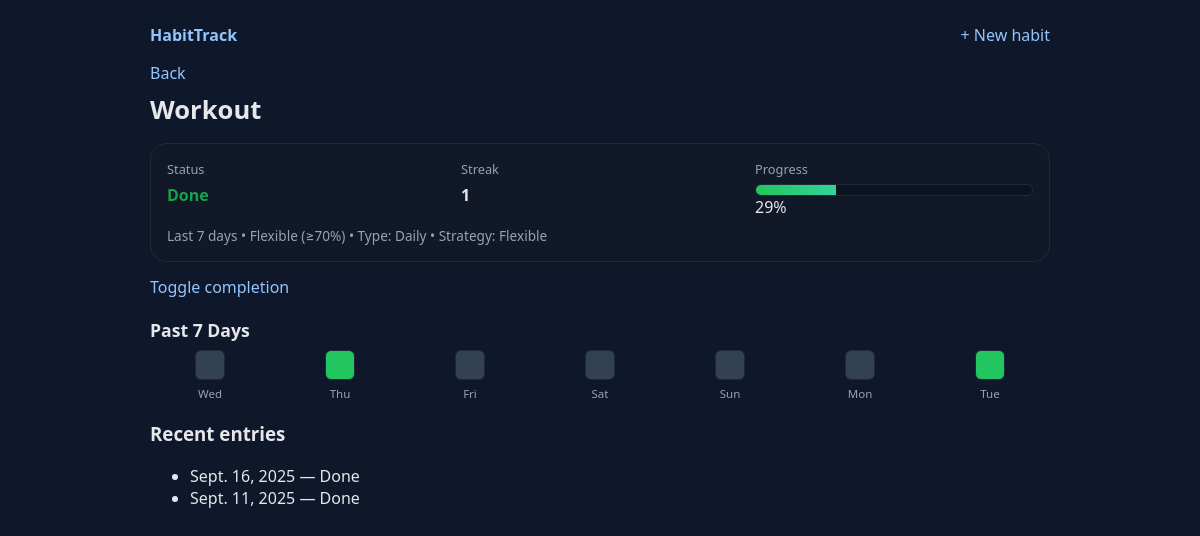
Page /habit/1/ on the committed database.
### habits/models.py (models this page shows, shortened)
class Habit(models.Model):
    name = models.CharField(max_length=100)
    habit_type = models.CharField(max_length=10, choices=[("daily", "Daily"), ("weekly", "Weekly")])
    strategy = models.CharField(max_length = 10, choices=[("strict", "Strict"), ("flexible", "Flexible")] )
    def anchor_for(self, d: date) -> date:
        return period_anchor_for(self.habit_type, d)

class Completion(models.Model):
    habit = models.ForeignKey(Habit, on_delete=models.CASCADE, related_name="completions")
    date = models.DateField()          # daily: actual day; weekly: anchor day (Monday)
    done = models.BooleanField(default=False)
    class Meta:
        unique_together = ("habit", "date")   # one row per habit per period
        ordering = ["-date"]

### habits/views.py (the view)
# urls.py: path("habit/<int:pk>/", views.habit_detail, name="habit_detail"),
def habit_detail(request, pk: int):
    habit = get_object_or_404(Habit, pk=pk)
    today = date.today()
    anchor = _current_anchor(habit, today)
    completion = Completion.objects.filter(habit=habit, date=anchor).first()
    history = Completion.objects.filter(habit=habit).order_by("-date")[:14]
    progress = _progress(habit, today)
    status = "Done" if (completion and completion.done) else "Pending"
    progress_pct = progress["percent"]      # 0..100 (already rounded)
    on_track = progress["on_track"]         # True/False for strategy pass
    marks_asc = list(reversed(progress["marks"]))  # you stored newest->oldest; flip it
    cells = []
    if habit.habit_type == "daily":
        for d, done in marks_asc:
            cells.append({"label": d.strftime("%a"), "done": done})
    else:
        for d, done in marks_asc:
            cells.append({"label": f"Wk {d.isocalendar().week}", "done": done})
    context = {
        "habit": habit,
        "anchor": anchor,
        "completion": completion,
        "streak": _streak(habit),
        "history": history,
        "today": today,
        "progress": progress,
        "status": status,
        "progress_pct": progress_pct,
        "on_track": on_track,
        "window_label": progress["window_label"],  # Last 7 days / Last 4 weeks
        "rule_label": progress["rule_label"],      # Strict (all required)/ Flexible ≥70%
        "cells": cells,                             # [{label, done}] oldest -> newest
        "is_daily": habit.habit_type == "daily",
    }
    return render(request, "habits/detail.html", context)

### habits/utils.py (called while the page is built)
def period_anchor_for(habit_type: str, d: date) -> date:
    return start_of_week(d) if habit_type == "weekly" else d

def consecutive_anchors(anchor_list_desc: list[date]) -> int:
    if not anchor_list_desc:
        return 0
    if len(anchor_list_desc) == 1:
        return 1
    step = (anchor_list_desc[0] - anchor_list_desc[1]).days
    step = step if step in (1, 7) else 1
    streak = 1
    for prev, nxt in zip(anchor_list_desc, anchor_list_desc[1:]):
        if (prev - nxt).days == step:
            streak += 1
        else:
            break
    return streak

### habits/views.py (called while the page is built)
def _current_anchor(habit: Habit, today: date | None = None) -> date:
    today = today or date.today()
    return habit.anchor_for(today)

def _streak(habit: Habit) -> int:
    done_dates = list(
        Completion.objects.filter(habit=habit, done=True)
        .order_by("-date")
        .values_list("date", flat=True)
    )
    return consecutive_anchors(done_dates) if done_dates else 0

def _window_anchors(habit: Habit, today: date | None = None) -> list[date]:
    today = today or date.today()
    start = habit.anchor_for(today)  # day or Monday
    if habit.habit_type == "daily":
        return [start - timedelta(days=i) for i in range(7)]
    else:
        return [start - timedelta(days=7*i) for i in range(4)]

### habits/templates/habits/detail.html
{% extends "base.html" %}
{% block content %}
<a href="{% url 'habits:home' %}">Back</a>
<h1 class="page-title">{{ habit.name }}</h1>
<div class="status-card">
  <div class="status-row">
    <div class="status-item">
      <div class="label">Status</div>
      <div class="value {{ status|lower }}">{{ status }}</div>
    </div>
    <div class="status-item">
      <div class="label">Streak</div>
      <div class="value"> {{ streak }}</div>
    </div>
    <div class="status-item">
      <div class="label">Progress</div>
      <div class="progress-bar">
        <div class="progress-fill" style="width: {{ progress_pct }}%;"></div>
      </div>
      <div class="progress-text">{{ progress_pct }}%</div>
    </div>
  </div>
  <div class="subtle">
    {{ window_label }} • {{ rule_label }}
    • Type: {{ habit.get_habit_type_display }} • Strategy: {{ habit.get_strategy_display }}
  </div>
</div>
<p style="margin-top:14px;">
  <a href="{% url 'habits:toggle_completion' habit.pk %}">Toggle completion</a>
</p>
<h3 class="section-title">{{ is_daily|yesno:"Past 7 Days,Past 4 Weeks" }}</h3>
<div class="history">
  {% for cell in cells %}
    <div class="cell" aria-label="{{ cell.label }} {{ cell.done|yesno:'done,pending' }}" title="{{ cell.label }} — {{ cell.done|yesno:'done,pending' }}">
      <div class="square {{ cell.done|yesno:'on,off' }}"></div>
      <div class="cell-label">{{ cell.label }}</div>
    </div>
  {% endfor %}
</div>
<h3 style="margin-top:20px;">Recent entries</h3>
<ul>
  {% for c in history %}
    <li>{{ c.date }} — {% if c.done %}Done{% else %}Not done{% endif %}</li>
  {% empty %}
    <li>No history yet.</li>
  {% endfor %}
</ul>
{% endblock %}

### rows in the picture
Habit: name "Workout", habit_type "Daily", strategy "Flexible"
Completion: date "Sept. 16, 2025", done "Done"
Completion: date "Sept. 11, 2025", done "Done"

### other values in the picture
{{ status }} "Done"
{{ streak }} "1"
{{ progress_pct }} "29"
{{ window_label }} "Last 7 days"
{{ rule_label }} "Flexible (≥70%)"
{{ is_daily|yesno:"Past 7 Days,Past 4 Weeks" }} "Past 7 Days"
{{ cell.label }} "Wed" "Thu" "Fri" "Sat" "Sun" "Mon" "Tue"
